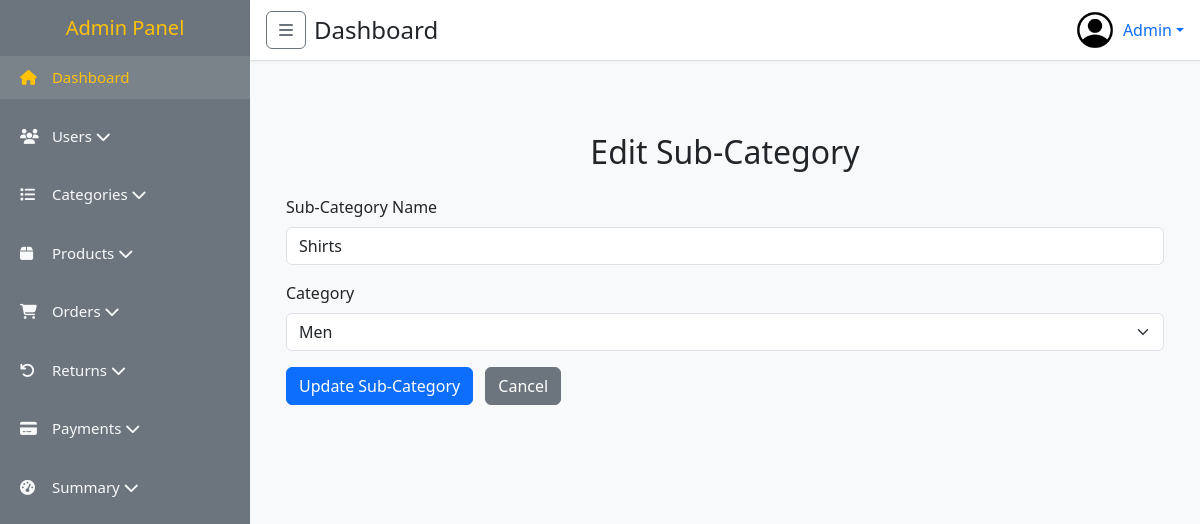
The page /admin/edit_sub_category.php?id=10 (signed in) on the database as committed earlier.
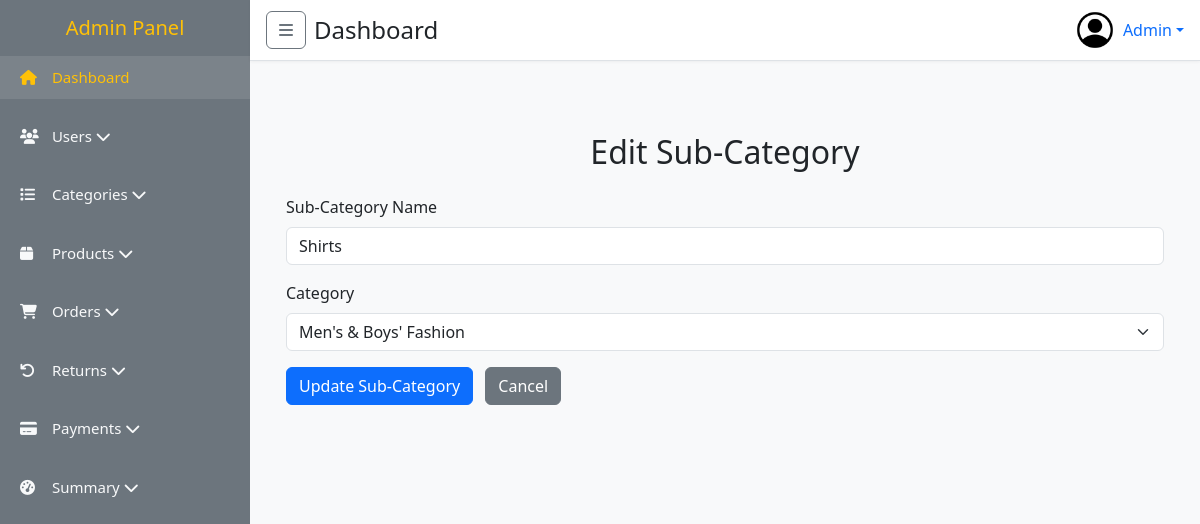
The same page on the database as committed later.
### tables this page shows
CREATE TABLE `sub_category` (
  `id` int(11) NOT NULL,
  `name` varchar(255) DEFAULT NULL,
  `category_id` int(11) DEFAULT NULL,
  `created_at` datetime DEFAULT current_timestamp(),
  `updated_at` datetime DEFAULT current_timestamp()
);

CREATE TABLE `categories` (
  `id` int(11) NOT NULL,
  `name` varchar(255) DEFAULT NULL,
  `status` tinyint(1) NOT NULL DEFAULT 1,
  `created_at` datetime DEFAULT current_timestamp(),
  `updated_at` datetime DEFAULT current_timestamp()
);

### admin/edit_sub_category.php (the view, shortened to what this page needs)
<?php
require "inc/he.php";
require "inc/sidebar.php";
require "inc/nav.php";
require "../config/db.php";
$subCatId = intval($_GET['id']);
$query = "SELECT * FROM sub_category WHERE id = ?";
$stmt = mysqli_prepare($con, $query);
mysqli_stmt_bind_param($stmt, "i", $subCatId);
mysqli_stmt_execute($stmt);
$result = mysqli_stmt_get_result($stmt);
$subCategory = mysqli_fetch_assoc($result);
$categoriesQuery = "SELECT id, name FROM categories ORDER BY name";
$categoriesResult = mysqli_query($con, $categoriesQuery);
?>
<main class="p-4">
    <div class="container mt-5">
        <h2 class="mb-4 text-center">Edit Sub-Category</h2>
        <form method="POST" action="">
            <div class="mb-3">
                <label for="name" class="form-label">Sub-Category Name</label>
                <input type="text" name="name" id="name" class="form-control" required
                    value="<?php echo htmlspecialchars($subCategory['name']); ?>">
            </div>
            <div class="mb-3">
                <label for="category_id" class="form-label">Category</label>
                <select name="category_id" id="category_id" class="form-select" required>
                    <?php while ($cat = mysqli_fetch_assoc($categoriesResult)): ?>
                        <option value="<?php echo $cat['id']; ?>" <?php if ($cat['id'] == $subCategory['category_id'])
                               echo 'selected'; ?>>
                            <?php echo htmlspecialchars($cat['name']); ?>
                        </option>
                    <?php endwhile; ?>
                </select>
            </div>
            <button type="submit" class="btn btn-primary">Update Sub-Category</button>
            <a href="view_subcategory.php" class="btn btn-secondary ms-2">Cancel</a>
        </form>
    </div>
</main>
<?php require "inc/footer.php"; ?>

Rows that differ between the two databases and show on the page:
changed through a linked row, sub_category "Shirts": category_id "Men" → "Men's & Boys' Fashion"
